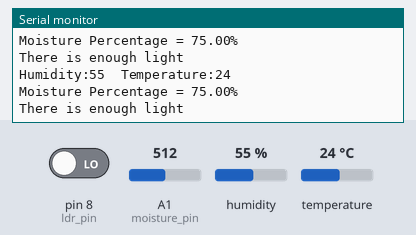
The sketch below on a simulated Arduino Uno, built with avr-gcc and run on an emulated ATmega328P. On the bench: the last lines printed to the serial monitor. Inputs (shaded band) come from the test bench; at power-on: pin 8 (ldr_pin) LOW, humidity 55 %, A1 (moisture_pin) = 512, temperature 24 °C.

Above: at 5.8 s.
5.9 s: pin 8 (ldr_pin) driven HIGH
At 9.3 s:
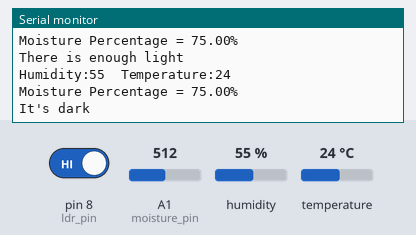
12.6 s: humidity set to 22 %
At 14.6 s:
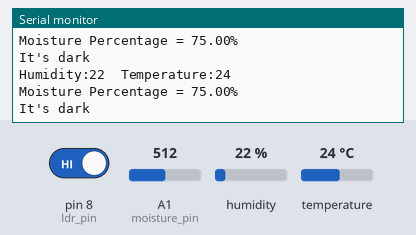
16.9 s: A1 (moisture_pin) set to 716
At 18.4 s:
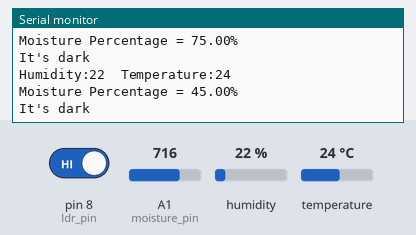
21.2 s: temperature set to 12 °C
At 23.8 s:
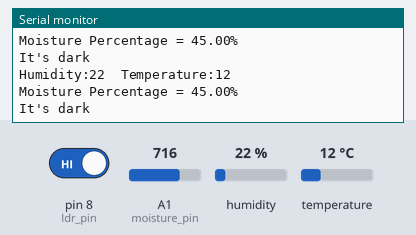
25.5 s: A1 (moisture_pin) set to 900
At 27.7 s:
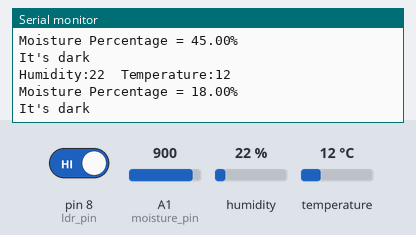
29.8 s: humidity set to 40 %
At 33.0 s:
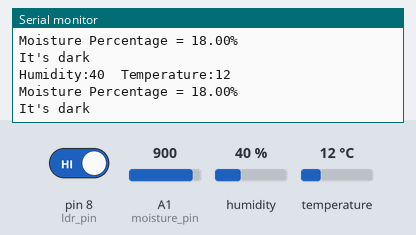
Timing chart, 0 to 34.5 s (numbered marks = the images above; inputs shaded):
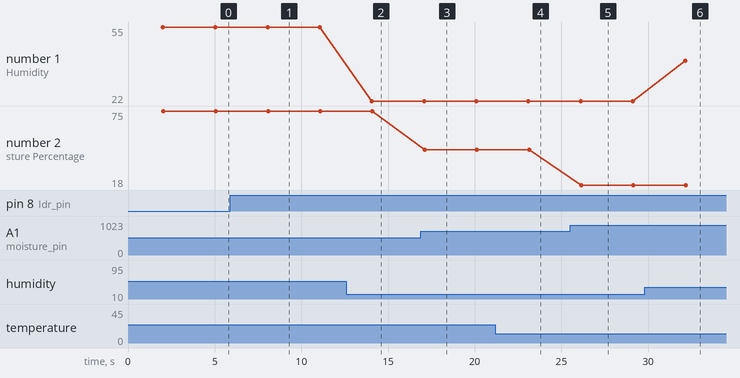

Measured:
- after the input at 5.9 s, the serial monitor: prints a new line after 2.2 s (image 1)
- after the input at 12.6 s, the serial monitor: prints a new line after 1.5 s (image 2)
- after the input at 16.9 s, the serial monitor: prints a new line after 0.21 s (image 3)
- after the input at 21.2 s, the serial monitor: prints a new line after 1.9 s (image 4)
- after the input at 25.5 s, the serial monitor: prints a new line after 0.65 s (image 5)
- after the input at 29.8 s, the serial monitor: prints a new line after 2.3 s (image 6)
- plotted number 1: 55 → 22 after the input at 12.6 s, 22 → 40 after the input at 29.8 s
- plotted number 2: 75 → 45 after the input at 16.9 s, 45 → 18 after the input at 25.5 s

The sketch:

DHT11_Moisture_ldr.ino
```cpp
#include <DHT.h>
DHT dht;
const int moisture_pin = A1;
const int ldr_pin = 8;
int soil_moisture;
float soil_moisture_percentage;
int ldr_value;
void setup()
{
  Serial.begin(9600);
  dht.setup(2);
  pinMode(moisture_pin,INPUT);
  pinMode(ldr_pin,INPUT);
}

void loop()
{
  delay(dht.getMinimumSamplingPeriod());

  int humidity = dht.getHumidity();
  int temperature = dht.getTemperature();

  Serial.print("Humidity:");
  Serial.print(humidity);
  Serial.print("  Temperature:");
  Serial.println(temperature);

  soil_moisture = analogRead(moisture_pin);
  soil_moisture_percentage = map(soil_moisture,1023,350,0,100);
  Serial.print("Moisture Percentage = ");
  Serial.print(soil_moisture_percentage);
  Serial.println("%");

  ldr_value = digitalRead(ldr_pin);
  if(ldr_value)
  {
    Serial.println("It's dark");
    }
   else
   {
    Serial.println("There is enough light");
    }
  delay(1000);
}
```
